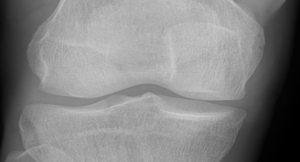
#> input picture SplittedDataset/train/0/NormalG0 (10).png, 300 x 162 px, found by its file name; its folder holds only this picture in this run
$ jupyter execute --allow-errors '4. Base ML Models.ipynb'   (shell and % lines are left out)
#> lines starting #> are read from the running program, lines starting #| are printed output that depends on the picture
[cell 1]
#RANDOM FOREST
#!pip install tqdm

[cell 2]
"""
Random-Forest baseline for 5-class knee-X-ray classification
Now with accuracy / loss curves and ROC curves.
"""

# ───────────────────── Imports ─────────────────────
import os, cv2, numpy as np, matplotlib.pyplot as plt, seaborn as sns
from tqdm import tqdm
from sklearn.ensemble import RandomForestClassifier
from sklearn.preprocessing import LabelEncoder, label_binarize
from sklearn.metrics import (confusion_matrix, classification_report,
                             precision_score, recall_score, f1_score,
                             log_loss, roc_curve, auc)

# ─────────── 1. Paths & hyper-params (unchanged) ───────────
TRAIN_DIR = '/mnt/d/FA019/new/SplittedDataset/train'
VAL_DIR   ='/mnt/d/FA019/new/SplittedDataset/val'
TEST_DIR  = '/mnt/d/FA019/new/SplittedDataset/test'

IMG_SIZE     = (128, 128)
N_CLASSES    = len(os.listdir(TRAIN_DIR))
RF_ESTIMATORS = 400
RF_MAX_DEPTH  = None
RF_SEED       = 42

# ─────────── 2. BPHE preprocessing (unchanged) ────────────
def bphe_rgb(img):
    if img.max() <= 1.0:
        img = (img * 255).astype(np.uint8)
    else:
        img = img.astype(np.uint8)

    ycrcb      = cv2.cvtColor(img, cv2.COLOR_RGB2YCrCb)
    y, cr, cb  = cv2.split(ycrcb)
    y_eq       = cv2.equalizeHist(y)
    img_eq_rgb = cv2.cvtColor(cv2.merge((y_eq, cr, cb)), cv2.COLOR_YCrCb2RGB)
    return img_eq_rgb.astype(np.float32) / 127.5 - 1.0

# ─────────── 3. Image-loader (unchanged) ───────────
def load_images(root):
#> called with root = '/mnt/d/FA019/new/SplittedDataset/train'
    X, y = [], []
    for cls in sorted(os.listdir(root)):
        cls_path = os.path.join(root, cls)
        if not os.path.isdir(cls_path):
            continue
        for fname in tqdm(os.listdir(cls_path), desc=f'Loading {cls}'):
            img = cv2.imread(os.path.join(cls_path, fname))
#> img is the input picture: shape (162, 300, 3); min 0, max 204, mean 131.2
            if img is None:          # corrupted
                continue
            img = cv2.cvtColor(img, cv2.COLOR_BGR2RGB)
            img = cv2.resize(img, IMG_SIZE, interpolation=cv2.INTER_AREA)
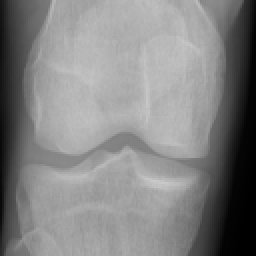
#> img: shape (128, 128, 3) (shown 2 times larger); min 0, max 201, mean 131.2
            img = bphe_rgb(img)
#> in bphe_rgb, `y_eq       = cv2.equalizeHist(y)`:
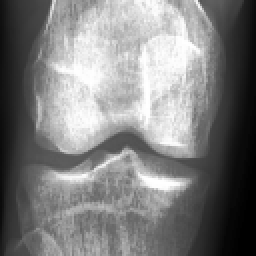
#> y_eq: shape (128, 128) (shown 2 times larger); min 0, max 255, mean 126.8
#> (the rest of the program and of its run is left out)
